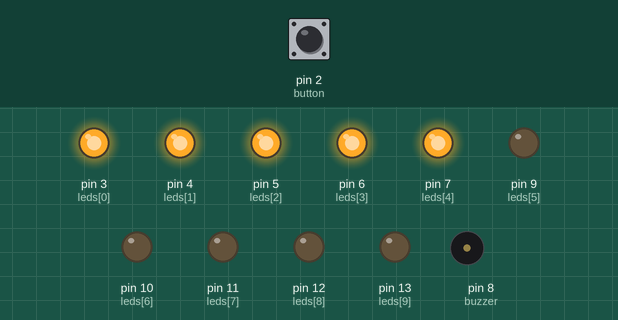
Recording of a sketch running on a simulated Arduino Uno, built with avr-gcc and run on an emulated ATmega328P. Parts: output pins drawn as LEDs (lit = HIGH), buzzer (waves = sounding, pin HIGH). Dashed ring = blinking. Inputs (shaded band) come from the test bench; at power-on: pin 2 (button) HIGH.

Above: at 1.3 s.
1.4 s: pin 2 (button) pulled LOW for 0.15 s
At 1.8 s:
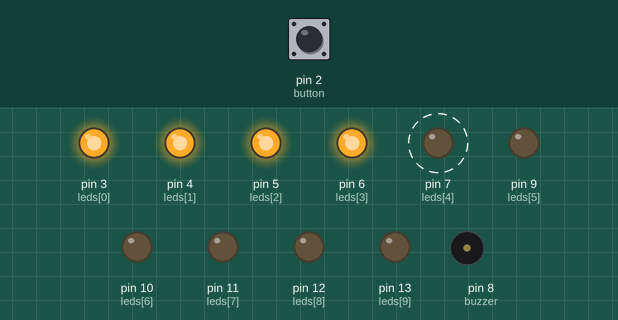
4.5 s: pin 2 (button) pulled LOW for 1 s
At 5.9 s:
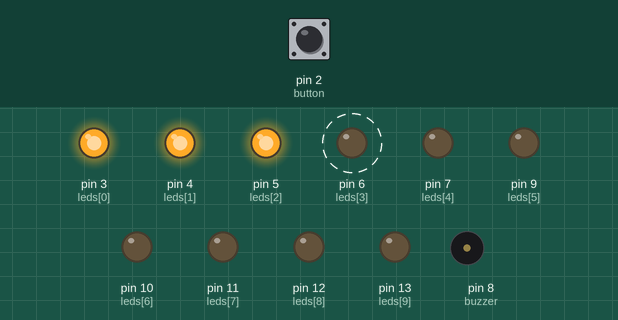
8.5 s: pin 2 (button) pulled LOW for 3.2 s
At 10.3 s:
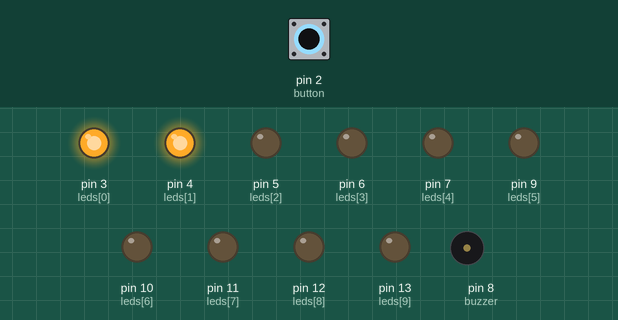
Timing chart, 0 to 13.0 s (numbered marks = the images above; inputs shaded):
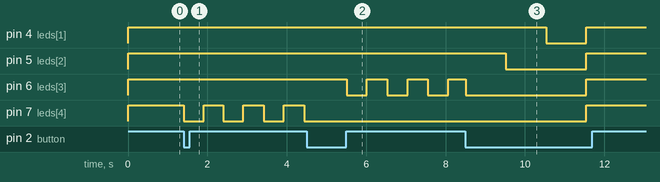

The sketch:

gym_timer.ino
```cpp
/***
 * Gym Timer for 5x5
 * Toby Kurien
 */

#define REST_PERIOD_MS 90000  // How long the rest period is in milliseconds
#define MAX_SETS       5      // How many sets (i.e. LEDs connected), up to 10

// Pin assignments
int button = 2;
int buzzer = 8;
int leds[] = {3, 4, 5, 6, 7, 9, 10, 11, 12, 13};

// timer and set count
int count = MAX_SETS;
long debounceTime = 0;
long timer = 0;
long now = 0;

// resting led blink stuff
boolean resting = false;
long restBlinkPeriod = 0;
boolean restLedOn = true;

// buzzer stuff
boolean alarm = false;
int buzzerOn = false;
long alarmPeriod = 0;

// the setup routine runs once when you press reset:
void setup() {
  // initialize the pins
  for (int i=0; i < 10; i++) {
   pinMode(leds[i], OUTPUT);
  }

  pinMode(buzzer, OUTPUT);
  digitalWrite(buzzer, LOW);

  pinMode(button, INPUT);
  digitalWrite(button, HIGH);

  showCount();
}

// Output the number of remaining sets on the LEDs
void showCount() {
  for (int i=0; i < 10; i++) {
    digitalWrite(leds[i], count > i ? HIGH : LOW);
  }
}

// the loop routine runs over and over again forever:
void loop() {
  now = millis();

  if (now - debounceTime > 500 && digitalRead(button) == LOW) {
    // button pressed
    debounceTime = now;
    timer = now;

    if (alarm || resting) {
      // alarm is sounding or we're resting, turn off alarm/resting
      alarm = false;
      resting = false;
      restLedOn = false;
      digitalWrite(buzzer, LOW);

      // if this was the last set, reset for next round
      if (count == 0) {
        count = MAX_SETS;
      }

      showCount();
    } else {
      // a set was completed
      resting = true;
      count--;
      if (count < 0) count = MAX_SETS;
      showCount();
    }
  }

  if (count < MAX_SETS &&
        !alarm &&
        resting &&
        timer != 0 &&
        now - timer > REST_PERIOD_MS) {
    // resting period is over
    alarm = true;
    buzzerOn = true;
    digitalWrite(buzzer, HIGH);
  }

  if (alarm && now - alarmPeriod > 60) {
    // pulse the buzzer if alarm is on, for a more pleasing sound
    alarmPeriod = now;
    digitalWrite(buzzer, buzzerOn ? LOW : HIGH);
    buzzerOn = !buzzerOn;
  }

  if (resting && now - restBlinkPeriod > 500) {
    // blink the LED of the set being rested for
    restBlinkPeriod = now;
    digitalWrite(leds[count], restLedOn ? LOW : HIGH);
    restLedOn = !restLedOn;
  }

  delay(10); // bit of battery saving
}
```

Measured:
- after the input at 1.4 s, pin 7 (leds[4]): alternates HIGH for 0.51 s and LOW for 0.50 s, starting at once
- after the input at 4.5 s, pin 6 (leds[3]): alternates HIGH for 0.51 s and LOW for 0.51 s, starting after 1.0 s; pin 7 (leds[4]): stops changing and stays LOW
- after the input at 8.5 s, pin 4 (leds[1]): HIGH → LOW after 2.0 s, → HIGH 1.0 s later; pin 5 (leds[2]): HIGH → LOW after 1.0 s, → HIGH 2.0 s later; pin 7 (leds[4]): LOW → HIGH after 3.0 s
